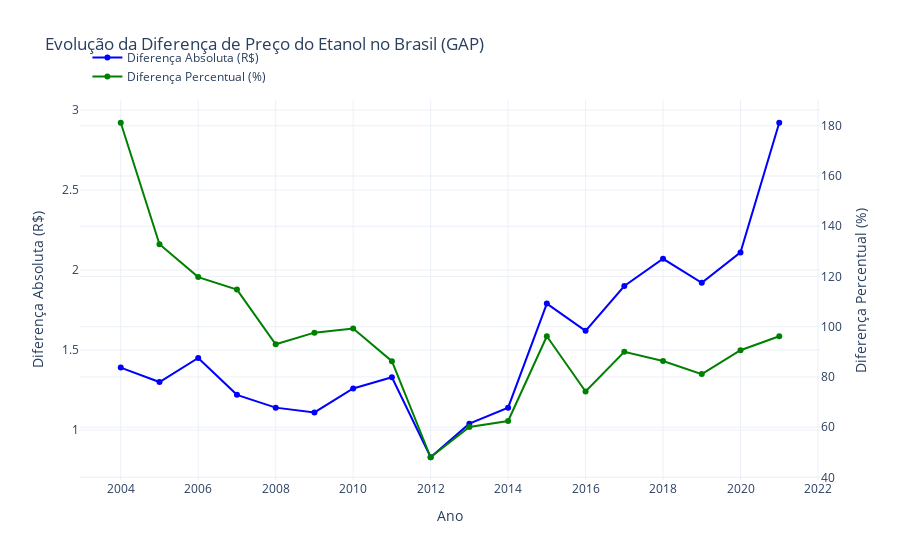

The cell this chart's notebook holds for it:
### Code cell
fig = go.Figure()

# Diferença Absoluta
fig.add_trace(go.Scatter(
    x=tabela_diferencas_etanol['ANO'],
    y=tabela_diferencas_etanol['Diferença Absoluta (R$)'],
    mode='lines+markers',
    name='Diferença Absoluta (R$)',
    line=dict(color='blue')
))

# Diferença Percentual
fig.add_trace(go.Scatter(
    x=tabela_diferencas_etanol['ANO'],
    y=tabela_diferencas_etanol['Diferença Percentual (%)'],
    mode='lines+markers',
    name='Diferença Percentual (%)',
    line=dict(color='green'),
    yaxis="y2"
))

# Layout com dois eixos Y
fig.update_layout(
    title="Evolução da Diferença de Preço do Etanol no Brasil (GAP)",
    xaxis=dict(title="Ano"),
    yaxis=dict(title="Diferença Absoluta (R$)"),
    yaxis2=dict(title="Diferença Percentual (%)", overlaying='y', side='right'),
    legend=dict(x=0.01, y=1.15),
    template="plotly_white"
)

fig.write_image("../images/evolucao_etanol.png")
fig.show()

### Figure 1 — Plotly figure (JSON) as saved in the notebook; plotly's stock layout.template omitted (floating-point values rounded to 4 significant figures)
{"data": [{"line": {"color": "blue"}, "mode": "lines+markers", "name": "Diferença Absoluta (R$)", "type": "scatter", "x": [2004, 2005, 2006, 2007, 2008, 2009, 2010, 2011, 2012, 2013, 2014, 2015, 2016, 2017, 2018, 2019, 2020, 2021], "y": [1.39, 1.3, 1.45, 1.22, 1.14, 1.11, 1.26, 1.33, 0.83, 1.04, 1.14, 1.79, 1.62, 1.9, 2.07, 1.92, 2.11, 2.92]}, {"line": {"color": "green"}, "mode": "lines+markers", "name": "Diferença Percentual (%)", "type": "scatter", "x": [2004, 2005, 2006, 2007, 2008, 2009, 2010, 2011, 2012, 2013, 2014, 2015, 2016, 2017, 2018, 2019, 2020, 2021], "y": [181.2, 132.8, 119.7, 114.8, 93.0, 97.62, 99.29, 86.26, 48.01, 60.07, 62.44, 96.18, 74.21, 89.98, 86.34, 81.12, 90.62, 96.18], "yaxis": "y2"}], "layout": {"legend": {"x": 0.01, "y": 1.15}, "title": {"text": "Evolução da Diferença de Preço do Etanol no Brasil (GAP)"}, "xaxis": {"title": {"text": "Ano"}}, "yaxis": {"title": {"text": "Diferença Absoluta (R$)"}}, "yaxis2": {"overlaying": "y", "side": "right", "title": {"text": "Diferença Percentual (%)"}}}}
